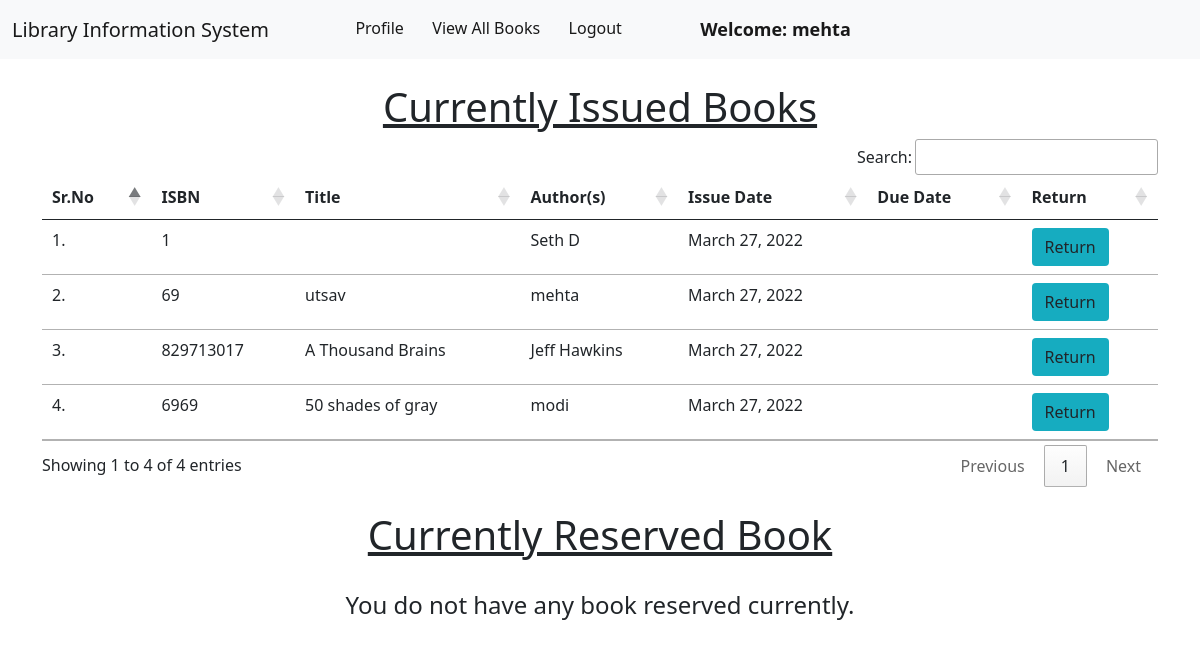
Page /member/view_issued_books/ (signed in) on the earlier database version.
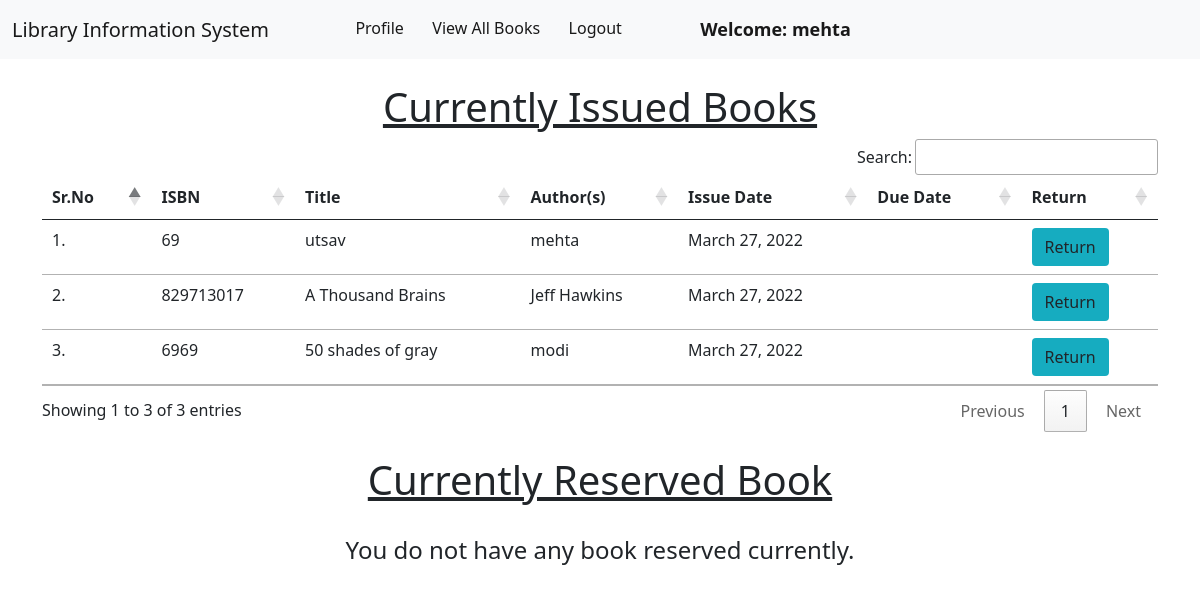
Same page on the later database version.
### book/models.py (models this page shows, shortened)
class Book(models.Model):
    title = models.CharField(max_length=200)
    author = models.CharField(max_length=200)
    isbn = models.CharField(max_length= 15)
    rack_number = models.CharField(max_length= 10)
    issue_date = models.DateField(null= True)
    date_added = models.DateField(null=True)
    return_requested = models.BooleanField(default=False)
    issue_member = models.ForeignKey("member.Member", on_delete = models.SET_NULL, null = True)

### member/views.py (the view)
# urls.py: path("view_issued_books/", views.view_current_issues, name="view_current_issues"),
@login_required(login_url = '/member/login')
def view_current_issues(request):
    issued_books = request.user.member.book_set.all()
    reserved_book = request.user.member.reserved_book
    reserve_time = request.user.member.reserve_datetime
    return render(request, "member/view_issued_books.html", {'issued_books':issued_books, 'reserved_book': reserved_book, 'reserve_time': reserve_time})

### member/templates/member/view_issued_books.html (shortened to what this page needs)
{% extends 'member/member_navbar.html' %}
{% load static %}
{% block body %}
{% if issued_books|length > 0%}
    <div class="container mt-4">
        <h1 class="text-center"><u>Currently Issued Books</u></h1>
        <table class="table table-hover" id="example">
            <thead>
                <tr>
                    <th>Sr.No</th>
                    <th>ISBN</th>
                    <th>Title</th>
                    <th>Author(s)</th>
                    <th>Issue Date</th>
                    <th>Due Date</th>
                    <th>Return</th>
                </tr>
            </thead>
            <tbody>
                {% for book in issued_books %}
                <tr>
                    <td>{{forloop.counter}}.</td>
                    <td>{{book.isbn}}</td>
                    <td>{{book.title}}</td>
                    <td>{{book.author}}</td>
                    <td>{{book.issue_date}}</td>
                    <td>{{book.due_date}}</td>
                    <td><a href="/member/return_book/{{book.id}}/" class="btn btn-return" onclick="return confirm('Are you sure you want to Return this book?')">Return</a></td>
                </tr>
                {% endfor %}
            </tbody>
        </table>
    </div>
{% else %}
    <div class="container mt-4">
        <h1 class="text-center"><u>Currently Issued Books</u></h1>
        <br>
        <h4 class="text-center">You do not have any books issued currently.</h4>
    </div>
{% endif%}
{% if reserved_book != None %}
    <div class="container mt-4">
        <h1 class="text-center"><u>Currently Reserved Book</u></h1>
        <table class="table table-hover" id="example">
            <thead>
                <tr>
                    <th>Sr.No</th>
                    <th>ISBN</th>
                    <th>Title</th>
                    <th>Author(s)</th>
                    <th>Reserve Date and Time</th>
                    <th>Reservation Status</th>
                    <th>Cancel Reservation</th>
                </tr>
            </thead>
            <tbody>
                <tr>
                    <td>{{1}}.</td>
                    <td>{{reserved_book.isbn}}</td>
                    <td>{{reserved_book.title}}</td>
                    <td>{{reserved_book.author}}</td>
                    <td>{{reserve_time}}</td>
                    <td><a href="/member/" class="btn btn-cancel" onclick="return confirm('Are you sure you want to Cancel the reservation of this book?')">Cancel</a></td>
                </tr>
            </tbody>
        </table>
    </div>
{% else %}
    <div class="container mt-4">
        <h1 class="text-center"><u>Currently Reserved Book</u></h1>
        <br>
        <h4 class="text-center">You do not have any book reserved currently.</h4>
    </div>
{% endif %}
{% endblock %}

Differences in the rows shown:
no longer on this page (row edited): Book: isbn "1", author "Seth D", issue_date "March 27, 2022"
Other differences:
text written by a page script: "Search: Showing 1 to 4 of 4 entries Previous 1 Next" → "Search: Showing 1 to 3 of 3 entries Previous 1 Next"
